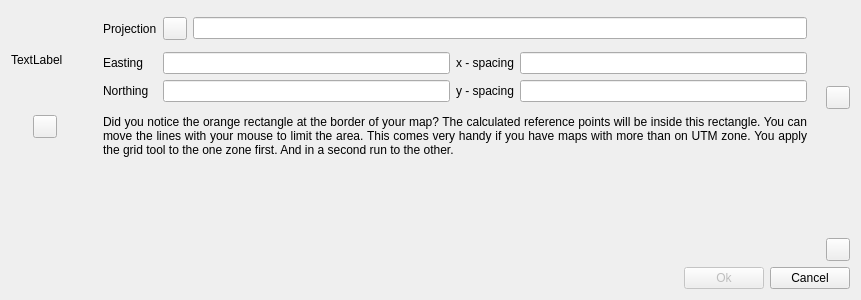
<?xml version="1.0" encoding="UTF-8"?>
<ui version="4.0">
 <class>ICreateMapGridTool</class>
 <widget class="QWidget" name="ICreateMapGridTool">
  <property name="geometry">
   <rect>
    <x>0</x>
    <y>0</y>
    <width>861</width>
    <height>300</height>
   </rect>
  </property>
  <property name="windowTitle">
   <string>Form</string>
  </property>
  <layout class="QVBoxLayout" name="verticalLayout">
   <item>
    <layout class="QGridLayout" name="gridLayout">
     <item row="0" column="2">
      <layout class="QVBoxLayout" name="_5">
       <item>
        <spacer name="verticalSpacer_2">
         <property name="orientation">
          <enum>Qt::Vertical</enum>
         </property>
         <property name="sizeHint" stdset="0">
          <size>
           <width>20</width>
           <height>40</height>
          </size>
         </property>
        </spacer>
       </item>
       <item>
        <layout class="QHBoxLayout" name="horizontalLayout_4">
         <item>
          <widget class="QLabel" name="label_2">
           <property name="sizePolicy">
            <sizepolicy hsizetype="Fixed" vsizetype="Fixed">
             <horstretch>0</horstretch>
             <verstretch>0</verstretch>
            </sizepolicy>
           </property>
           <property name="maximumSize">
            <size>
             <width>22</width>
             <height>22</height>
            </size>
           </property>
           <property name="text">
            <string/>
           </property>
           <property name="pixmap">
            <pixmap resource="resources.qrc">:/pics/Step2b.png</pixmap>
           </property>
           <property name="scaledContents">
            <bool>true</bool>
           </property>
          </widget>
         </item>
         <item>
          <widget class="CHelpButton" name="helpStep2b">
           <property name="text">
            <string notr="true"/>
           </property>
          </widget>
         </item>
        </layout>
       </item>
      </layout>
     </item>
     <item row="2" column="1">
      <spacer name="verticalSpacer">
       <property name="orientation">
        <enum>Qt::Vertical</enum>
       </property>
       <property name="sizeHint" stdset="0">
        <size>
         <width>20</width>
         <height>40</height>
        </size>
       </property>
      </spacer>
     </item>
     <item row="0" column="0">
      <widget class="QLabel" name="labelExample">
       <property name="text">
        <string>TextLabel</string>
       </property>
      </widget>
     </item>
     <item row="2" column="2">
      <layout class="QVBoxLayout" name="verticalLayout_2">
       <item>
        <spacer name="verticalSpacer_4">
         <property name="orientation">
          <enum>Qt::Vertical</enum>
         </property>
         <property name="sizeHint" stdset="0">
          <size>
           <width>20</width>
           <height>40</height>
          </size>
         </property>
        </spacer>
       </item>
       <item>
        <layout class="QHBoxLayout" name="horizontalLayout_5">
         <item>
          <widget class="QLabel" name="label_3">
           <property name="maximumSize">
            <size>
             <width>22</width>
             <height>22</height>
            </size>
           </property>
           <property name="font">
            <font>
             <family>Serif</family>
            </font>
           </property>
           <property name="text">
            <string/>
           </property>
           <property name="pixmap">
            <pixmap resource="resources.qrc">:/pics/Step2c.png</pixmap>
           </property>
           <property name="scaledContents">
            <bool>true</bool>
           </property>
          </widget>
         </item>
         <item>
          <widget class="CHelpButton" name="helpStep2c">
           <property name="toolTip">
            <string>Help</string>
           </property>
           <property name="text">
            <string notr="true"/>
           </property>
          </widget>
         </item>
        </layout>
       </item>
      </layout>
     </item>
     <item row="0" column="1">
      <layout class="QGridLayout">
       <item row="0" column="0">
        <widget class="QLabel" name="label_11">
         <property name="text">
          <string>Projection</string>
         </property>
        </widget>
       </item>
       <item row="0" column="1">
        <layout class="QHBoxLayout" name="horizontalLayout_2">
         <item>
          <widget class="QToolButton" name="toolProjWizard">
           <property name="toolTip">
            <string>&lt;html&gt;&lt;head&gt;&lt;meta name=&quot;qrichtext&quot; content=&quot;1&quot; /&gt;&lt;style type=&quot;text/css&quot;&gt;
p, li { white-space: pre-wrap; }
&lt;/style&gt;&lt;/head&gt;&lt;body style=&quot; font-family:'URW Gothic L'; font-size:9pt; font-weight:200; font-style:normal;&quot;&gt;
&lt;p style=&quot; margin-top:0px; margin-bottom:0px; margin-left:0px; margin-right:0px; -qt-block-indent:0; text-indent:0px;&quot;&gt;Projection Wizard&lt;/p&gt;&lt;/body&gt;&lt;/html&gt;</string>
           </property>
           <property name="text">
            <string/>
           </property>
          </widget>
         </item>
         <item>
          <widget class="QLineEdit" name="lineProjection"/>
         </item>
        </layout>
       </item>
       <item row="1" column="0">
        <layout class="QVBoxLayout" name="_3">
         <item>
          <widget class="QLabel" name="labelEasting">
           <property name="text">
            <string>Easting</string>
           </property>
          </widget>
         </item>
         <item>
          <widget class="QLabel" name="labelNorthing">
           <property name="text">
            <string>Northing</string>
           </property>
          </widget>
         </item>
        </layout>
       </item>
       <item row="1" column="1">
        <layout class="QGridLayout" name="_4">
         <item row="0" column="0">
          <widget class="QLineEdit" name="lineLongitude">
           <property name="text">
            <string/>
           </property>
          </widget>
         </item>
         <item row="0" column="1">
          <widget class="QLabel" name="label_9">
           <property name="text">
            <string>x - spacing</string>
           </property>
          </widget>
         </item>
         <item row="0" column="2">
          <widget class="QLineEdit" name="lineXSpacing">
           <property name="text">
            <string/>
           </property>
          </widget>
         </item>
         <item row="1" column="0">
          <widget class="QLineEdit" name="lineLatitude">
           <property name="text">
            <string/>
           </property>
          </widget>
         </item>
         <item row="1" column="1">
          <widget class="QLabel" name="labelYSpacing">
           <property name="text">
            <string>y - spacing</string>
           </property>
          </widget>
         </item>
         <item row="1" column="2">
          <widget class="QLineEdit" name="lineYSpacing">
           <property name="text">
            <string/>
           </property>
          </widget>
         </item>
        </layout>
       </item>
      </layout>
     </item>
     <item row="1" column="1">
      <widget class="QLabel" name="label_4">
       <property name="text">
        <string>Did you notice the orange rectangle at the border of your map? The calculated reference points will be inside this rectangle. You can move the lines with your mouse to limit the area. This comes very handy if you have maps with more than on UTM zone. You apply the grid tool to the one zone first. And in a second run to the other.</string>
       </property>
       <property name="alignment">
        <set>Qt::AlignJustify|Qt::AlignVCenter</set>
       </property>
       <property name="wordWrap">
        <bool>true</bool>
       </property>
      </widget>
     </item>
     <item row="1" column="0" rowspan="2">
      <layout class="QVBoxLayout" name="_6">
       <item>
        <layout class="QHBoxLayout" name="horizontalLayout_3">
         <item>
          <widget class="QLabel" name="label">
           <property name="sizePolicy">
            <sizepolicy hsizetype="Fixed" vsizetype="Fixed">
             <horstretch>0</horstretch>
             <verstretch>0</verstretch>
            </sizepolicy>
           </property>
           <property name="minimumSize">
            <size>
             <width>16</width>
             <height>16</height>
            </size>
           </property>
           <property name="maximumSize">
            <size>
             <width>22</width>
             <height>22</height>
            </size>
           </property>
           <property name="text">
            <string/>
           </property>
           <property name="pixmap">
            <pixmap resource="resources.qrc">:/pics/Step2a.png</pixmap>
           </property>
           <property name="scaledContents">
            <bool>true</bool>
           </property>
          </widget>
         </item>
         <item>
          <widget class="CHelpButton" name="helpStep2a">
           <property name="text">
            <string notr="true"/>
           </property>
          </widget>
         </item>
         <item>
          <spacer name="horizontalSpacer_2">
           <property name="orientation">
            <enum>Qt::Horizontal</enum>
           </property>
           <property name="sizeType">
            <enum>QSizePolicy::Preferred</enum>
           </property>
           <property name="sizeHint" stdset="0">
            <size>
             <width>40</width>
             <height>20</height>
            </size>
           </property>
          </spacer>
         </item>
        </layout>
       </item>
       <item>
        <spacer name="verticalSpacer_3">
         <property name="orientation">
          <enum>Qt::Vertical</enum>
         </property>
         <property name="sizeHint" stdset="0">
          <size>
           <width>20</width>
           <height>40</height>
          </size>
         </property>
        </spacer>
       </item>
      </layout>
     </item>
    </layout>
   </item>
   <item>
    <layout class="QHBoxLayout" name="horizontalLayout">
     <item>
      <spacer name="horizontalSpacer">
       <property name="orientation">
        <enum>Qt::Horizontal</enum>
       </property>
       <property name="sizeHint" stdset="0">
        <size>
         <width>40</width>
         <height>20</height>
        </size>
       </property>
      </spacer>
     </item>
     <item>
      <widget class="QPushButton" name="pushOk">
       <property name="enabled">
        <bool>false</bool>
       </property>
       <property name="text">
        <string>Ok</string>
       </property>
      </widget>
     </item>
     <item>
      <widget class="QPushButton" name="pushCancel">
       <property name="text">
        <string>Cancel</string>
       </property>
      </widget>
     </item>
    </layout>
   </item>
  </layout>
 </widget>
 <customwidgets>
  <customwidget>
   <class>CHelpButton</class>
   <extends>QToolButton</extends>
   <header>CHelpButton.h</header>
  </customwidget>
 </customwidgets>
 <resources>
  <include location="resources.qrc"/>
 </resources>
 <connections/>
</ui>
